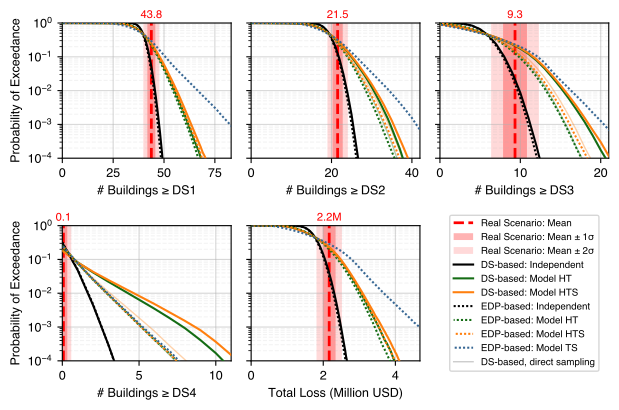

Write Python code to recreate this figure.
#!/usr/bin/env python3
# -*- coding: utf-8 -*-
"""
Copy of validation_Comparison-Geomean-multiDS-DSallpanel-Uncertainty.py in
which the DS-based correlated case is no longer a single Model H curve: any of
the DS-based models

    H   : (1 - tau2) * exp(-(d / c2)^c1) + tau2 * delta_ij
    HT  : exp(-(d / c2)^c1) * exp(-|T_i - T_j| / c4)                      (no nugget)
    HTS : exp(-(d / c2)^c1)
          * [c3 * exp(-|T_i - T_j| / c4) + (1 - c3) * exp(-|Say_i - Say_j| / c5)]  (no nugget)

can be shown, side by side, in each damage-state panel and in the loss panel
(PANEL_CURVES below), next to the EDP-based models (Independent, HT, HTS, TS).

Each DS-based model is simulated as its own full DS1 -> DS4 chain (the
sequential conditional sampling needs a correlation matrix at every damage
state, and so do the losses), with the parameters of that model at each damage
state taken from DS_PARAMS. Parameters still marked dummy=True are placeholders
until the model is fitted for that damage state; they print a warning.

Colors follow the model, not the approach: the same model (e.g. HT) has the
same color in every panel, solid for DS-based and dotted for EDP-based.

The nested Monte Carlo (outer building-assignment draws, inner N-iteration
simulation, curves averaged across draws, real-scenario mean +/- 1, 2 sigma
bands) is the same as in the original script.

Direct-sampling check (this copy of ...-Uncertainty-HT-HTS.py): in every DS
panel above DS1, each DS-based correlated model is also simulated by direct
sampling, without the sequential conditional approach,

    X ~ MVN(0, rho_k),   building i >= DS_k  iff  Phi(X_i) < p_k,

with rho_k that model's DS_k correlation used as is, and drawn faintly behind
the sequential curve (same color, alpha DIRECT_ALPHA) to show the impact of
the methodology. DS1 is left out (the first stage of the sequential sampling
is already a direct draw), and so are the losses (they need one joint DS
assignment across all levels, which per-level direct draws do not give).
"""

import time
import pandas as pd
from pathlib import Path
import numpy as np
import json
import random
import math
import matplotlib.pyplot as plt
from matplotlib.lines import Line2D
from matplotlib.patches import Patch
from scipy.stats import norm
import matplotlib as mpl

ROOT = Path(__file__).resolve().parents[2]
DATA = ROOT / "data"


def cholesky_with_jitter(K, initial_jitter=1e-12, max_tries=10):
    K = (K + K.T) / 2  # enforce symmetry
    jitter = initial_jitter
    for _ in range(max_tries):
        try:
            L = np.linalg.cholesky(K + jitter * np.eye(K.shape[0]))
            return L, jitter
        except np.linalg.LinAlgError:
            jitter *= 10
    raise np.linalg.LinAlgError("Cholesky failed even after adding jitter.")

def nearest_correlation_matrix(A, tol=1e-8):
    A = (A + A.T) / 2  # enforce symmetry
    eigvals, eigvecs = np.linalg.eigh(A)
    eigvals[eigvals < tol] = tol
    # macOS Accelerate's BLAS matmul raises spurious divide/overflow/invalid
    # RuntimeWarnings on some inputs even though the result has no NaN/Inf;
    # verified separately, so they are suppressed here rather than masking
    # an assertion that would catch a genuine problem.
    with np.errstate(divide='ignore', over='ignore', invalid='ignore'):
        B = eigvecs @ np.diag(eigvals) @ eigvecs.T
    D = np.sqrt(np.diag(B))
    C = B / np.outer(D, D)
    assert np.isfinite(C).all(), "nearest_correlation_matrix produced non-finite entries"
    return C

_GL_NODES, _GL_WEIGHTS = np.polynomial.legendre.leggauss(32)
_GL_NODES = 0.5 * (_GL_NODES + 1.0)      # rescale [-1,1] -> [0,1]
_GL_WEIGHTS = 0.5 * _GL_WEIGHTS

def bivariate_normal_cdf(h, k, rho):
    """Phi_2(h,k;rho) via Plackett's identity d(Phi_2)/d(rho) = phi_2(h,k;rho),
    integrated from 0 to rho with fixed-node Gauss-Legendre quadrature.
    h, k, rho broadcast together (e.g. all same-shape matrices)."""
    h = np.asarray(h, dtype=float)
    k = np.asarray(k, dtype=float)
    rho = np.clip(np.asarray(rho, dtype=float), -1 + 1e-12, 1 - 1e-12)

    t = rho[..., None] * _GL_NODES  # (..., Q)
    h_ = h[..., None]
    k_ = k[..., None]
    denom = 1.0 - t ** 2
    density = np.exp(-(h_ ** 2 + k_ ** 2 - 2 * t * h_ * k_) / (2 * denom)) / (2 * np.pi * np.sqrt(denom))
    integral = rho[..., None] * density  # dt = rho * ds, ds weight applied below via _GL_WEIGHTS
    correction = np.sum(integral * _GL_WEIGHTS, axis=-1)

    return norm.cdf(h) * norm.cdf(k) + correction

def solve_stage_correlation(x_a, x_b, target, feasible_bound, lo=-1 + 1e-9, hi=1 - 1e-9, n_iter=50):
    """Vectorized bisection solving Phi_2(x_a,x_b;rho)=target for rho, elementwise.
    Where target exceeds feasible_bound, rho is set to 1 instead (Eq. stage_feasibility)."""
    lo_arr = np.full_like(target, lo)
    hi_arr = np.full_like(target, hi)
    for _ in range(n_iter):
        mid = 0.5 * (lo_arr + hi_arr)
        val = bivariate_normal_cdf(x_a, x_b, mid)
        below = val < target
        lo_arr = np.where(below, mid, lo_arr)
        hi_arr = np.where(below, hi_arr, mid)
    rho = 0.5 * (lo_arr + hi_arr)
    infeasible = target > feasible_bound
    return np.where(infeasible, 1.0, rho)

def pairwise_haversine(lat, lon, R=6371.0):
    """Matrix of great-circle distances (km) between all sites; same formula
    as the scalar haversine of the original script."""
    phi = np.radians(lat)
    lam = np.radians(lon)
    dphi = phi[None, :] - phi[:, None]
    dlam = lam[None, :] - lam[:, None]
    a = np.sin(dphi / 2) ** 2 + np.cos(phi)[:, None] * np.cos(phi)[None, :] * np.sin(dlam / 2) ** 2
    d = R * 2 * np.arctan2(np.sqrt(a), np.sqrt(np.clip(1 - a, 0, None)))
    np.fill_diagonal(d, 0.0)
    return d


N = 10000                # inner Monte Carlo iterations per scenario draw (Part I: 10,000)
N_OUTER_DRAWS = 100     # outer scenario (building-assignment) draws
BASE_SEED = 1000         # rng seed for draw 0; draw d uses BASE_SEED + d (scenario and inner simulation)


IM = "AvgSa2"
n_bst = 1  # number of buildings randomly assigned per site

replacement_cost = 252612.0  # Obtained from GEM 2026 Exposure model for CR/LFM/CDM+ERM/H:4/RES

#Damage Threholds
damage_threshold_1 = 0.5
damage_threshold_2 = 1.0
damage_threshold_3 = 2.0
collapse_threshold = 5.0

#Loss ratios
LR_1 = 0.05
LR_2 = 0.15
LR_3 = 0.60
LR_collapse = 1.0
LR_map = np.array([0.0, LR_1, LR_2, LR_3, LR_collapse])


# ===========================================================================
# WHICH CURVES TO SHOW
# ===========================================================================
# Curve ids: "DS:Independent", "DS:HT", "DS:HTS",
#            "EDP:Independent", "EDP:HT", "EDP:HTS", "EDP:TS"
# Per damage-state panel (1-4) and for the loss panel ("loss"). A DS-based model
# listed anywhere is simulated over the full DS1 -> DS4 chain, so it needs
# parameters (fitted or dummy) at every damage state in DS_PARAMS.
PANEL_CURVES = {
    1:      ["DS:Independent", "DS:HT", "DS:HTS", "EDP:Independent", "EDP:HT", "EDP:HTS", "EDP:TS"],
    2:      ["DS:Independent", "DS:HT", "DS:HTS", "EDP:Independent", "EDP:HT", "EDP:HTS", "EDP:TS"],
    3:      ["DS:Independent", "DS:HT", "DS:HTS", "EDP:Independent", "EDP:HT", "EDP:HTS", "EDP:TS"],
    4:      ["DS:Independent", "DS:HT", "DS:HTS", "EDP:Independent", "EDP:HT", "EDP:HTS", "EDP:TS"],
    "loss": ["DS:Independent", "DS:HT", "DS:HTS", "EDP:Independent", "EDP:HT", "EDP:HTS", "EDP:TS"],
}


# ===========================================================================
# DS-BASED MODEL PARAMETERS (per damage state)
# ===========================================================================
# dummy=True marks placeholders until the model is fitted for that damage
# state: replace the values and delete dummy=True.
#   H   : c2 (km), c1, tau2
#   HT  : c2 (km), c1, c4 (s)
#   HTS : c2 (km), c1, c4 (s), c5 (g), c3
# Dummy defaults are the prior means (c2 15 km, c1 1, c4 0.179 s,
# c5 0.171 g, c3 0.75).


DS_PARAMS = {   # Part I Table 4 = Part II Table 6 (posterior means); DS4 uses the DS1 model (no DS4 fit)
    1: {"HT":  dict(c2=26.99, c1=0.151, c4=0.107, dummy=False),
        "HTS": dict(c2=30.07, c1=0.192, c4=0.157, c5=0.158, c3=0.691, dummy=False)},
    2: {"HT":  dict(c2=19.39, c1=0.619, c4=0.114, dummy=False),
        "HTS": dict(c2=23.72, c1=0.585, c4=0.156, c5=0.148, c3=0.687, dummy=False)},
    3: {"HT":  dict(c2=13.07, c1=0.673, c4=0.153, dummy=False),
        "HTS": dict(c2=19.88, c1=0.846, c4=0.200, c5=0.151, c3=0.654, dummy=False)},
    4: {"HT":  dict(c2=26.99, c1=0.151, c4=0.107, dummy=False),
        "HTS": dict(c2=30.07, c1=0.192, c4=0.157, c5=0.158, c3=0.691, dummy=False)},
}
# The EDP-based simulations draw collapse (DS4) from the DS-based DS4
# correlation of this model (the original script used Model H DS4).
EDP_COLLAPSE_DS_MODEL = "HT"


# ===========================================================================
# EDP-BASED MODEL PARAMETERS
# ===========================================================================
EDP_PARAMS = {   # Part I Table 4 = Part II Table 5 (posterior means); TS from the deterministic fit
    "HT":  dict(c2=41.87, c1=0.149, c4=0.127),
    "HTS": dict(c2=58.48, c1=0.252, c3=0.704, c4=0.159, c5=0.134),
    "TS":  dict(c3=0.855, c4=0.179, c5=0.171),
}


# ===========================================================================
# STYLE: one color per model, solid = DS-based, dotted = EDP-based
# ===========================================================================
MODEL_COLORS = {"Independent": "k", "H": "#B0527A", "HT": "#146c14", "HTS": "#ff7f0e", "TS": "#366693"}
# The EDP-based curves are all dotted with the same (1, 1) dot/gap period;
# staggering each model's offset by a quarter of the period keeps nearby
# curves' dots interleaved instead of coincident.
EDP_DOT_OFFSET = {"Independent": 0.0, "HT": 0.5, "HTS": 1.0, "TS": 1.5}
CURVE_ORDER = ["DS:Independent", "DS:HT", "DS:HTS",
               "EDP:Independent", "EDP:HT", "EDP:HTS", "EDP:TS"]

# Direct sampling (no sequential conditioning) of the DS-based correlated models:
# True = simulate it for DS2-DS4 and draw it behind the sequential curves (same color, alpha
# below); False = skip it (no extra run time). Never done for DS1, where it coincides with the
# sequential sampling (its first stage is already a direct draw).
DIRECT_SAMPLING = True
DIRECT_LEVELS = (2, 3, 4) if DIRECT_SAMPLING else ()
DIRECT_ALPHA = 0.35
DIRECT_LW = 1.0      # line width of the direct-sampling curves (sequential curves: 1.5)
DIRECT_CHUNK = 20000   # iterations per matrix product in the direct sampling (memory)

# x-axis LIMIT of each panel (the axes stay in # buildings and Million USD):
#   "data"     : around the real-scenario counts, or where the curves vanish (DS panels);
#                20 x replacement cost (loss panel) -- the original rule
#   "expected" : X_LIMIT_FACTOR x the expected value under independence (sum_i P(DS >= k), and the
#                expected loss), averaged over the allocations
#   "ref"      : where the curve XLIM_REF_CURVE falls to XLIM_REF_PROB (falls back to "data" if that
#                curve is not computed)
XLIM_MODE      = {1: "ref", 2: "ref", 3: "ref", 4: "data", "loss": "ref"}
XLIM_REF_CURVE = "EDP:TS"
XLIM_REF_PROB  = 1e-3
X_LIMIT_FACTOR = {1: 3.0,    2: 3.0,    3: 4.0,        4: 3.0,        "loss": 3.0}
X_LIMIT_MIN = 5        # "expected" mode, DS panels: at least this many buildings (DS4 expects < 1)


def curve_style(curve_id):
    approach, model = curve_id.split(":")
    linestyle = "-" if approach == "DS" else (EDP_DOT_OFFSET[model], (1, 1))
    label = f"{approach}-based: " + ("Independent" if model == "Independent" else f"Model {model}")
    return dict(label=label, linestyle=linestyle, color=MODEL_COLORS[model])


# --- validate the selection and warn about dummy parameters ---
_panels = [1, 2, 3, 4, "loss"]
for _p in _panels:
    for _cid in PANEL_CURVES[_p]:
        if _cid not in CURVE_ORDER:
            raise ValueError(f"panel {_p}: unknown curve {_cid!r}; choose from {CURVE_ORDER}")
SHOWN = [c for c in CURVE_ORDER if any(c in PANEL_CURVES[p] for p in _panels)]
DS_CHAIN_MODELS = [c.split(":")[1] for c in SHOWN if c.startswith("DS:") and c != "DS:Independent"]
EDP_CORR_MODELS = [c.split(":")[1] for c in SHOWN if c.startswith("EDP:") and c != "EDP:Independent"]

for _m in DS_CHAIN_MODELS + [EDP_COLLAPSE_DS_MODEL]:
    for _lvl in (1, 2, 3, 4):
        if DS_PARAMS[_lvl].get(_m) is None:
            raise ValueError(f"DS-based Model {_m} is needed at DS{_lvl} but DS_PARAMS[{_lvl}]['{_m}'] is missing")
_dummies = sorted({(_lvl, _m) for _m in DS_CHAIN_MODELS + [EDP_COLLAPSE_DS_MODEL]
                   for _lvl in (1, 2, 3, 4) if DS_PARAMS[_lvl][_m].get("dummy", False)})
for _lvl, _m in _dummies:
    print(f"WARNING: DS-based Model {_m} at DS{_lvl} uses DUMMY parameters {DS_PARAMS[_lvl][_m]}", flush=True)


def ds_correlation_matrix(model, level, H, dT, dS):
    """DS-based correlation matrix at damage state `level` for `model`, given
    the site distance (H), period-difference (dT) and Say-difference (dS) matrices."""
    prm = DS_PARAMS[level][model]
    if model == "H":
        cs = np.exp(-1.0 * (H / prm["c2"]) ** prm["c1"])
        return (1.0 - prm["tau2"]) * cs + prm["tau2"] * np.eye(len(H))
    spatial = np.exp(-1.0 * (H / prm["c2"]) ** prm["c1"])
    if model == "HT":
        return spatial * np.exp(-dT / prm["c4"])
    return spatial * (prm["c3"] * np.exp(-dT / prm["c4"]) + (1.0 - prm["c3"]) * np.exp(-dS / prm["c5"]))


def edp_correlation_matrix(model, H, dT, dS):
    prm = EDP_PARAMS[model]
    if model == "HT":
        return np.exp(-1.0 * (H / prm["c2"]) ** prm["c1"]) * np.exp(-dT / prm["c4"])
    if model == "HTS":
        return np.exp(-1.0 * (H / prm["c2"]) ** prm["c1"]) * (
            prm["c3"] * np.exp(-dT / prm["c4"]) + (1 - prm["c3"]) * np.exp(-dS / prm["c5"]))
    return prm["c3"] * np.exp(-dT / prm["c4"]) + (1 - prm["c3"]) * np.exp(-dS / prm["c5"])   # TS


# Load CSV
df = pd.read_csv(DATA/"events"/"northridge"/"epsilon-2D"/"AvgSa2"/"eps_PSD-geomean.csv")

with open(DATA/"portfolio"/"bilinear_results.json", "r") as f:
    bilinear = json.load(f)

with open(DATA/"portfolio"/"modal_results.json", "r") as f:
    modal = json.load(f)

with open(DATA/"events"/"northridge"/"northridge_results-2D.json", "r") as f:
    nlth = json.load(f)

with open(DATA/"models"/"downstream"/f'fragility_{damage_threshold_1}.json', "r") as f:
    frag1 = json.load(f)

with open(DATA/"models"/"downstream"/f'fragility_{damage_threshold_2}.json', "r") as f:
    frag2 = json.load(f)

with open(DATA/"models"/"downstream"/f'fragility_{damage_threshold_3}.json', "r") as f:
    frag3 = json.load(f)

with open(DATA/"models"/"downstream"/f'fragility_{collapse_threshold}.json', "r") as f:
    frag4 = json.load(f)

with open(DATA/"models"/"downstream"/"demand_intensity.json", "r") as f:
    d_i = json.load(f)

mu1, beta1 = frag1[IM]["mu"], frag1[IM]["beta"]
mu2, beta2 = frag2[IM]["mu"], frag2[IM]["beta"]
mu3, beta3 = frag3[IM]["mu"], frag3[IM]["beta"]
mu4, beta4 = frag4[IM]["mu"], frag4[IM]["beta"]

intercept = d_i[IM]["intercept"]
slope = d_i[IM]["slope"]
beta = d_i[IM]["beta"]

RSNs = [str(int(line['RSN'])) for _, line in df.iterrows()]
LATS = df['latitude'].to_numpy()
LONS = df['longitude'].to_numpy()


def build_scenario(rng):
    """Draw one building assignment (one per site) and return the resulting
    scenario DataFrame. `rng` is a random.Random instance so each outer draw
    can use its own independent, reproducible stream."""
    rows = {"RSN": [], "latitude": [], "longitude": [], "IM": [],
            "PSD_real": [], "Period": [], "Say": []}
    for RSN, lat, lon in zip(RSNs, LATS, LONS):
        for _ in range(n_bst):
            building_number = rng.randint(1, 80)
            building = "Building_{}".format(building_number)
            IM_1 = nlth[building][RSN]['dir_1']["IM_data"][IM]
            IM_2 = nlth[building][RSN]['dir_2']["IM_data"][IM]
            PSD_1 = nlth[building][RSN]['dir_1']["max_psd"]
            PSD_2 = nlth[building][RSN]['dir_2']["max_psd"]
            rows["RSN"].append(RSN)
            rows["latitude"].append(lat)
            rows["longitude"].append(lon)
            rows["IM"].append((IM_1 * IM_2) ** 0.5)
            rows["PSD_real"].append((PSD_1 * PSD_2) ** 0.5)
            rows["Say"].append(bilinear[building]["X"]["force"][1])
            rows["Period"].append(modal[building]["MX"]["period"])
    return pd.DataFrame(rows)


def edp_ds(edp):
    ds = np.zeros(edp.shape, dtype=int)
    ds[edp > damage_threshold_1] = 1
    ds[edp > damage_threshold_2] = 2
    ds[edp > damage_threshold_3] = 3
    ds[edp > collapse_threshold] = 4
    return ds

def edp_full_ds(edp, collapsed):
    return np.where(collapsed, 4, edp_ds(edp))

def edp_losses(edp, collapsed):
    return replacement_cost * LR_map[edp_full_ds(edp, collapsed)].sum(axis=0)

def edp_damaged_DS(edp, collapsed, level):
    return np.sum(edp_full_ds(edp, collapsed) >= level, axis=0)


_EPS = 1e-10
def _clip01(p): return np.clip(p, _EPS, 1 - _EPS)


def stage_sigmas(delta_levels, p_levels):
    """Latent correlation matrices Sigma_X[1..4] of the sequential (stage-wise)
    DS sampling, from the DS-level correlations delta_levels[1..4]."""
    Sigma_X = [None] * 5
    Sigma_X[1] = nearest_correlation_matrix(delta_levels[1])
    for k in (2, 3, 4):
        p_k, p_km1 = p_levels[k], p_levels[k - 1]
        delta_k, delta_km1 = delta_levels[k], delta_levels[k - 1]
        ppf_pk = norm.ppf(_clip01(p_k))
        ppf_pkm1 = norm.ppf(_clip01(p_km1))
        J_k = bivariate_normal_cdf(ppf_pk[:, None], ppf_pk[None, :], delta_k)
        J_km1 = bivariate_normal_cdf(ppf_pkm1[:, None], ppf_pkm1[None, :], delta_km1)
        target_ratio = J_k / np.maximum(J_km1, _EPS)
        ratio_a = _clip01(p_k / p_km1)
        x_a = norm.ppf(ratio_a)
        feasible_bound = np.minimum(ratio_a[:, None], ratio_a[None, :])
        tilde_delta = solve_stage_correlation(x_a[:, None], x_a[None, :], target_ratio, feasible_bound)
        np.fill_diagonal(tilde_delta, 1.0)
        Sigma_X[k] = nearest_correlation_matrix(tilde_delta)
    return Sigma_X


def simulate_ds_chain(Sigma_X, p_levels, n):
    """Correlated DS-based case: sequential conditional sampling over DS1..DS4.
    Returns the final damage state of every site in every iteration, (n, N)."""
    L1_full, _ = cholesky_with_jitter(Sigma_X[1])
    final_DS = np.zeros((n, N), dtype=int)
    with np.errstate(divide='ignore', over='ignore', invalid='ignore'):
        for it in range(N):
            current_DS = np.zeros(n, dtype=int)
            active_idx = np.arange(n)
            for k in (1, 2, 3, 4):
                if len(active_idx) == 0:
                    break
                if k == 1:
                    L_active = L1_full
                else:
                    Sigma_active = Sigma_X[k][np.ix_(active_idx, active_idx)]
                    L_active, _ = cholesky_with_jitter(Sigma_active)
                Xn = norm.ppf(np.random.rand(len(active_idx)))
                Xc = L_active @ Xn
                U = norm.cdf(Xc)
                ratio_k = p_levels[k][active_idx] / p_levels[k - 1][active_idx]
                advance = U <= ratio_k
                current_DS[active_idx[advance]] = k
                active_idx = active_idx[advance]
            final_DS[:, it] = current_DS
    return final_DS


def simulate_ds_direct(delta_k, p_k, n):
    """Direct sampling at one damage state, without the sequential conditional
    approach: X ~ MVN(0, delta_k), building i >= DS_k iff Phi(X_i) < p_k.
    Returns the number of buildings >= DS_k in every iteration, (N,)."""
    L, _ = cholesky_with_jitter(nearest_correlation_matrix(delta_k))
    counts = np.zeros(N, dtype=int)
    with np.errstate(divide='ignore', over='ignore', invalid='ignore'):
        for start in range(0, N, DIRECT_CHUNK):
            m = min(DIRECT_CHUNK, N - start)
            # own random stream (set per outer draw), so the sequential curves
            # are identical to those of ...-Uncertainty-HT-HTS.py
            Xc = L @ direct_rng.standard_normal((n, m))
            counts[start:start + m] = np.sum(norm.cdf(Xc) < p_k[:, None], axis=0)
    return counts


def run_pipeline(scenario, d_values, loss_values):
    """Everything that's conditional on one scenario draw: fragility
    probabilities, correlation matrices, and the full N-iteration Monte Carlo
    simulation for every curve in SHOWN. Curves are evaluated on the shared
    `d_values`/`loss_values` grids (fixed across draws) so they can be
    averaged directly across outer draws.
    Returns real values for this draw plus per-draw curves
    {level: {curve_id: curve}} and {curve_id: loss curve}."""
    n = len(scenario)
    lat = scenario["latitude"].to_numpy()
    lon = scenario["longitude"].to_numpy()
    T = scenario["Period"].to_numpy()
    Say = scenario["Say"].to_numpy()
    IM_vals = scenario["IM"].to_numpy()
    PSD_real = scenario["PSD_real"].to_numpy()

    im = np.log(IM_vals)
    p1 = norm.cdf(im, loc=mu1, scale=beta1)
    p2 = norm.cdf(im, loc=mu2, scale=beta2)
    p3 = norm.cdf(im, loc=mu3, scale=beta3)
    p4 = norm.cdf(im, loc=mu4, scale=beta4)
    p_levels = [np.ones(n), p1, p2, p3, p4]

    # "Real"/observed values for this draw
    real_D1 = np.sum((PSD_real > damage_threshold_1) & (PSD_real <= damage_threshold_2))
    real_D2 = np.sum((PSD_real > damage_threshold_2) & (PSD_real <= damage_threshold_3))
    real_D3 = np.sum((PSD_real > damage_threshold_3) & (PSD_real <= collapse_threshold))
    real_D4 = np.sum(PSD_real > collapse_threshold)
    real_loss = replacement_cost * (real_D1*LR_1 + real_D2*LR_2 + real_D3*LR_3 + real_D4*LR_collapse)
    real_DS_count = {
        1: real_D1 + real_D2 + real_D3 + real_D4,
        2: real_D2 + real_D3 + real_D4,
        3: real_D3 + real_D4,
        4: real_D4,
    }

    # Distance, period and Say differences between all sites
    H = pairwise_haversine(lat, lon)
    dT = np.abs(T[:, None] - T[None, :])
    dS = np.abs(Say[:, None] - Say[None, :])

    damaged = {}   # curve_id -> {level: (N,) count of buildings >= level}
    losses = {}    # curve_id -> (N,) total loss

    # ---- independent DS-based case ----
    results_ind_DS0 = np.zeros((n, N)); results_ind_DS1 = np.zeros((n, N))
    results_ind_DS2 = np.zeros((n, N)); results_ind_DS3 = np.zeros((n, N))
    for it in range(N):
        U_ind = norm.cdf(norm.ppf(np.random.rand(n)))
        results_ind_DS0[:, it] = (U_ind < p1).astype(int)
        results_ind_DS1[:, it] = (U_ind < p2).astype(int)
        results_ind_DS2[:, it] = (U_ind < p3).astype(int)
        results_ind_DS3[:, it] = (U_ind < p4).astype(int)

    exclusive_DS1 = results_ind_DS0 - results_ind_DS1
    exclusive_DS2 = results_ind_DS1 - results_ind_DS2
    exclusive_DS3 = results_ind_DS2 - results_ind_DS3
    exclusive_collapse = results_ind_DS3

    losses["DS:Independent"] = replacement_cost * (
        LR_1*np.sum(exclusive_DS1, axis=0) + LR_2*np.sum(exclusive_DS2, axis=0)
        + LR_3*np.sum(exclusive_DS3, axis=0) + LR_collapse*np.sum(exclusive_collapse, axis=0)
    )
    damaged["DS:Independent"] = {
        1: np.sum(results_ind_DS0, axis=0), 2: np.sum(results_ind_DS1, axis=0),
        3: np.sum(results_ind_DS2, axis=0), 4: np.sum(results_ind_DS3, axis=0),
    }

    # ---- correlated DS-based cases: one full DS1 -> DS4 chain per model ----
    damaged_direct = {}   # model -> {level: (N,) count of buildings >= level}, direct sampling
    for model in DS_CHAIN_MODELS:
        delta_levels = [None] + [ds_correlation_matrix(model, k, H, dT, dS) for k in (1, 2, 3, 4)]
        final_DS = simulate_ds_chain(stage_sigmas(delta_levels, p_levels), p_levels, n)
        losses[f"DS:{model}"] = replacement_cost * LR_map[final_DS].sum(axis=0)
        damaged[f"DS:{model}"] = {level: np.sum(final_DS >= level, axis=0) for level in (1, 2, 3, 4)}
        damaged_direct[model] = {k: simulate_ds_direct(delta_levels[k], p_levels[k], n) for k in DIRECT_LEVELS}

    # ---- EDP-based cases ----
    L_edp = {model: cholesky_with_jitter(edp_correlation_matrix(model, H, dT, dS))[0] for model in EDP_CORR_MODELS}
    Sigma_collapse = nearest_correlation_matrix(ds_correlation_matrix(EDP_COLLAPSE_DS_MODEL, 4, H, dT, dS))
    L_collapse, _ = cholesky_with_jitter(Sigma_collapse)

    mean_ln_edp = intercept + slope * im

    results_ind_edp = np.zeros((n, N))
    results_corr_edp = {model: np.zeros((n, N)) for model in EDP_CORR_MODELS}
    collapse_ind = np.zeros((n, N), dtype=bool); collapse_corr = np.zeros((n, N), dtype=bool)

    with np.errstate(divide='ignore', over='ignore', invalid='ignore'):
        for it in range(N):
            eps_ind = norm.ppf(np.random.rand(n)) * beta
            results_ind_edp[:, it] = np.exp(mean_ln_edp + eps_ind)
            # same standard-normal draw for every EDP model (common random numbers)
            for model in EDP_CORR_MODELS:
                results_corr_edp[model][:, it] = np.exp(mean_ln_edp + L_edp[model] @ eps_ind)

            Xc = norm.ppf(np.random.rand(n))
            collapse_ind[:, it] = norm.cdf(Xc) < p4
            collapse_corr[:, it] = norm.cdf(L_collapse @ Xc) < p4

    losses["EDP:Independent"] = edp_losses(results_ind_edp, collapse_ind)
    damaged["EDP:Independent"] = {level: edp_damaged_DS(results_ind_edp, collapse_ind, level) for level in (1, 2, 3, 4)}
    for model in EDP_CORR_MODELS:
        losses[f"EDP:{model}"] = edp_losses(results_corr_edp[model], collapse_corr)
        damaged[f"EDP:{model}"] = {level: edp_damaged_DS(results_corr_edp[model], collapse_corr, level)
                                   for level in (1, 2, 3, 4)}

    # ---- curves on the shared grids (so different draws can be averaged) ----
    curves_by_level = {level: {cid: np.array([np.mean(damaged[cid][level] > d) for d in d_values])
                               for cid in SHOWN}
                       for level in (1, 2, 3, 4)}
    loss_curves = {cid: np.array([np.mean(losses[cid] > l) for l in loss_values]) for cid in SHOWN}
    direct_curves_by_level = {level: {model: np.array([np.mean(damaged_direct[model][level] > d) for d in d_values])
                                      for model in DS_CHAIN_MODELS}
                              for level in DIRECT_LEVELS}

    # expected values under independence for this allocation (used by XLIM_MODE = "expected")
    expected_DS_count = {k: float(p_levels[k].sum()) for k in (1, 2, 3, 4)}
    expected_loss = float(replacement_cost * np.sum(LR_1 * (p1 - p2) + LR_2 * (p2 - p3)
                                                    + LR_3 * (p3 - p4) + LR_collapse * p4))

    return dict(real_loss=real_loss, real_DS_count=real_DS_count,
                expected_DS_count=expected_DS_count, expected_loss=expected_loss,
                curves_by_level=curves_by_level, loss_curves=loss_curves,
                direct_curves_by_level=direct_curves_by_level)


# ------------------------------------------------------------------
# Fixed shared grids, computed once so every outer draw's curves line up
# and can be averaged elementwise into a mixture distribution.
# ------------------------------------------------------------------
scenario0 = build_scenario(random.Random(BASE_SEED))
n_total = len(scenario0)
d_values = np.arange(0, n_total + 1)
up_xlim = 20 * replacement_cost
loss_values = np.linspace(0, 3 * up_xlim, 600)   # same resolution as before, wider so any x-limit fits

print(f"Curves: {SHOWN}")
print(f"DS-based chains simulated: {DS_CHAIN_MODELS}; EDP collapse correlation: DS4 Model {EDP_COLLAPSE_DS_MODEL}")

# ------------------------------------------------------------------
# Nested Monte Carlo: redraw the scenario N_OUTER_DRAWS times, rerunning
# the full correlation-matrix + N-iteration simulation pipeline each time.
# ------------------------------------------------------------------
real_loss_draws = np.zeros(N_OUTER_DRAWS)
expected_loss_draws = np.zeros(N_OUTER_DRAWS)
expected_DS_count_draws = {level: np.zeros(N_OUTER_DRAWS) for level in (1, 2, 3, 4)}
real_DS_count_draws = {level: np.zeros(N_OUTER_DRAWS) for level in (1, 2, 3, 4)}
curves_by_level_draws = {level: {cid: [] for cid in SHOWN} for level in (1, 2, 3, 4)}
loss_curves_draws = {cid: [] for cid in SHOWN}
direct_curves_draws = {level: {model: [] for model in DS_CHAIN_MODELS} for level in DIRECT_LEVELS}

t_start = time.time()
for draw in range(N_OUTER_DRAWS):
    np.random.seed(BASE_SEED + draw)   # inner simulation reproducible per draw
    direct_rng = np.random.default_rng([BASE_SEED, draw])   # direct-sampling stream
    scenario_d = scenario0 if draw == 0 else build_scenario(random.Random(BASE_SEED + draw))
    result = run_pipeline(scenario_d, d_values, loss_values)

    real_loss_draws[draw] = result["real_loss"]
    expected_loss_draws[draw] = result["expected_loss"]
    for level in (1, 2, 3, 4):
        expected_DS_count_draws[level][draw] = result["expected_DS_count"][level]
    for level in (1, 2, 3, 4):
        real_DS_count_draws[level][draw] = result["real_DS_count"][level]
        for cid in SHOWN:
            curves_by_level_draws[level][cid].append(result["curves_by_level"][level][cid])
    for cid in SHOWN:
        loss_curves_draws[cid].append(result["loss_curves"][cid])
    for level in DIRECT_LEVELS:
        for model in DS_CHAIN_MODELS:
            direct_curves_draws[level][model].append(result["direct_curves_by_level"][level][model])

    print(f'draw {draw+1}/{N_OUTER_DRAWS} done ({time.time()-t_start:.0f}s elapsed, '
          f'real_loss={result["real_loss"]:,.0f})', flush=True)

curves_by_level_avg = {level: {cid: np.mean(np.stack(curves_by_level_draws[level][cid]), axis=0) for cid in SHOWN}
                       for level in (1, 2, 3, 4)}
loss_curves_avg = {cid: np.mean(np.stack(loss_curves_draws[cid]), axis=0) for cid in SHOWN}
direct_curves_avg = {level: {model: np.mean(np.stack(direct_curves_draws[level][model]), axis=0)
                             for model in DS_CHAIN_MODELS}
                     for level in DIRECT_LEVELS}

print(f'Real loss over {N_OUTER_DRAWS} nested draws: '
      f'mean={np.mean(real_loss_draws):,.0f}  std={np.std(real_loss_draws):,.0f}  '
      f'[{np.min(real_loss_draws):,.0f}, {np.max(real_loss_draws):,.0f}]')
print(f'Real # buildings >= DS1..DS4 (mean over draws): '
      f'{[round(np.mean(real_DS_count_draws[l]), 1) for l in (1,2,3,4)]}')

# ------------------------------------------------------------------
# Panel x-axis zoom: around the real-count draws when informative; fall
# back to the simulated max otherwise (e.g. DS4/collapse draws are mostly
# 0 with only rare non-zero counts, so their mean is a small fraction --
# 2x that would collapse the axis to a sliver rather than showing the
# actual, integer-valued spread of the draws).
# ------------------------------------------------------------------
def curve_support_max(curve_set, grid, threshold=1e-4):
    """Largest grid point where any of the shown averaged curves is still
    above `threshold` -- stand-in for "simulated max" now that only the
    averaged exceedance curves are kept, not each draw's raw per-iteration counts."""
    above = np.any(curve_set > threshold, axis=0)
    return grid[np.max(np.nonzero(above))] if np.any(above) else grid[-1]

xlim_by_level = {}
for level in (1, 2, 3, 4):
    mean_real_DS_count = np.mean(real_DS_count_draws[level])
    max_real_DS_count = np.max(real_DS_count_draws[level])
    if mean_real_DS_count >= 1:
        xlim_by_level[level] = max(2 * mean_real_DS_count, 1.2 * max_real_DS_count)
    else:
        shown = np.stack([curves_by_level_avg[level][cid] for cid in PANEL_CURVES[level]])
        xlim_by_level[level] = max(1, int(curve_support_max(shown, d_values)))
xlim_loss = up_xlim


def ref_limit(curve, grid):
    """First grid value where the reference curve is <= XLIM_REF_PROB (grid max if never)."""
    below = np.nonzero(curve <= XLIM_REF_PROB)[0]
    return grid[below[0]] if len(below) else grid[-1]


for level in (1, 2, 3, 4):
    if XLIM_MODE[level] == "ref" and XLIM_REF_CURVE in SHOWN:
        xlim_by_level[level] = max(1, float(ref_limit(curves_by_level_avg[level][XLIM_REF_CURVE], d_values)))
if XLIM_MODE["loss"] == "ref" and XLIM_REF_CURVE in SHOWN:
    xlim_loss = float(ref_limit(loss_curves_avg[XLIM_REF_CURVE], loss_values))
for level in (1, 2, 3, 4):
    if XLIM_MODE[level] == "expected":
        xlim_by_level[level] = max(X_LIMIT_FACTOR[level] * np.mean(expected_DS_count_draws[level]), X_LIMIT_MIN)
if XLIM_MODE["loss"] == "expected":
    xlim_loss = X_LIMIT_FACTOR["loss"] * np.mean(expected_loss_draws)
print(f"x-limits (ref = {XLIM_REF_CURVE} at P = {XLIM_REF_PROB:g}): "
      + ", ".join(f"DS{l} {xlim_by_level[l]:.1f} ({XLIM_MODE[l]})" for l in (1, 2, 3, 4))
      + f", loss {xlim_loss / 1e6:.2f}M ({XLIM_MODE['loss']}) | expected under independence: "
      + ", ".join(f"DS{l} {np.mean(expected_DS_count_draws[l]):.2f}" for l in (1, 2, 3, 4))
      + f", loss {np.mean(expected_loss_draws) / 1e6:.2f}M")

# ------------------------------------------------------------------
# Merged 2x3 A4-sized figure:
#   [ DS1 ] [ DS2 ] [ DS3 ]
#   [ DS4 ] [ Loss ] [ legend ]
#
# The "real scenario" reference uncertainty is drawn as a classic mean
# +/- 1,2 std fan (add_std_bands) -- preferred over an earlier
# density/KDE-based band for being simpler to read at a glance, even
# though it assumes symmetry and hides the actual shape of the draws.
# ------------------------------------------------------------------

mpl.rcParams['font.family'] = 'Helvetica'

# One consistent reference-line style/label across all 5 panels (its x
# position differs per panel, but the shared legend just needs one entry).
ref_style = dict(color='red', linestyle='--', linewidth=2, label="Real Scenario: Mean")


def add_std_bands(ax, draws, color='red', alpha_2sigma=0.15, alpha_1sigma=0.30):
    """Mean +/- 1,2 sigma fan: two flat-shaded spans (2 sigma lighter, 1
    sigma darker), using the sample standard deviation (ddof=1) since
    these are estimated from a finite sample of N_OUTER_DRAWS Monte Carlo
    draws. Skips drawing anything if the draws have (numerically) no
    spread."""
    draws = np.asarray(draws, dtype=float)
    sigma = np.std(draws, ddof=1)
    if sigma < 1e-9:
        return
    mean = np.mean(draws)
    ax.axvspan(mean - 2*sigma, mean + 2*sigma, color=color, alpha=alpha_2sigma, zorder=0, lw=0)
    ax.axvspan(mean - sigma, mean + sigma, color=color, alpha=alpha_1sigma, zorder=0, lw=0)


def render_figure(output_path):
    """Reuses the nested-Monte-Carlo results already computed above."""
    PANEL_SIZE = 2.1
    fig, axes = plt.subplots(2, 3, figsize=(3*PANEL_SIZE, 2*PANEL_SIZE), dpi=500, sharey=True)
    ax_ds1, ax_ds2, ax_ds3 = axes[0]
    ax_ds4, ax_loss, ax_legend = axes[1]

    ds_axes = [ax_ds1, ax_ds2, ax_ds3, ax_ds4]
    for level, ax in zip((1, 2, 3, 4), ds_axes):
        add_std_bands(ax, real_DS_count_draws[level])

        mean_DS_count = np.mean(real_DS_count_draws[level])
        ax.axvline(mean_DS_count, **ref_style)
        # Actual value labeled just above each panel, at the line's x position
        # (axes-fraction y so it sits consistently above the plot regardless of
        # the log-scale y-limits).
        ax.text(mean_DS_count, 1.02, f"{mean_DS_count:.1f}",
                transform=ax.get_xaxis_transform(), ha='center', va='bottom',
                fontsize=8, color='red', clip_on=False)
        for cid in PANEL_CURVES[level]:
            ax.plot(d_values, curves_by_level_avg[level][cid], zorder=3, **curve_style(cid))
            # direct sampling (no sequential conditioning), faint, behind the sequential curve
            model = cid.split(":")[1]
            if level in DIRECT_LEVELS and cid.startswith("DS:") and model in DS_CHAIN_MODELS:
                ax.plot(d_values, direct_curves_avg[level][model], color=MODEL_COLORS[model],
                        linestyle="-", linewidth=DIRECT_LW, alpha=DIRECT_ALPHA, zorder=2)

        ax.set_xlabel(f"# Buildings ≥ DS{level}", fontsize=9)
        ax.set_ylim((0.0001, 1))
        ax.set_xlim(0, xlim_by_level[level])
        ax.tick_params(labelsize=9)
        ax.set_yscale('log')
        ax.grid(True, which='major', alpha=0.5)
        ax.grid(True, which='minor', alpha=0.15, linestyle='--')

    # Loss in millions of USD reads far more naturally than raw dollars.
    loss_values_M = loss_values / 1e6
    real_loss_draws_M = real_loss_draws / 1e6
    up_xlim_M = xlim_loss / 1e6

    add_std_bands(ax_loss, real_loss_draws_M)

    mean_loss_M = np.mean(real_loss_draws_M)
    ax_loss.axvline(mean_loss_M, **ref_style)
    ax_loss.text(mean_loss_M, 1.02, f"{mean_loss_M:.1f}M",
                 transform=ax_loss.get_xaxis_transform(), ha='center', va='bottom',
                 fontsize=8, color='red', clip_on=False)
    for cid in PANEL_CURVES["loss"]:
        ax_loss.plot(loss_values_M, loss_curves_avg[cid], zorder=3, **curve_style(cid))

    ax_loss.set_xlabel("Total Loss (Million USD)", fontsize=9)
    ax_loss.set_ylim((0.0001, 1))
    ax_loss.set_xlim(0, up_xlim_M)
    ax_loss.tick_params(labelsize=9)
    ax_loss.set_yscale('log')
    ax_loss.grid(True, which='major', alpha=0.5)
    ax_loss.grid(True, which='minor', alpha=0.15, linestyle='--')

    # Separate y-axis label per row (leftmost panel of each), instead of one
    # label shared across the whole figure.
    ax_ds1.set_ylabel("Probability of Exceedance", fontsize=9)
    ax_ds4.set_ylabel("Probability of Exceedance", fontsize=9)

    # Legend occupies the sixth grid cell: mean line, its sigma bands, then
    # every curve shown in at least one panel, in CURVE_ORDER (built from
    # proxies so it does not depend on which panel shows which curve).
    ax_legend.axis('off')
    handles = [Line2D([], [], **ref_style),
               Patch(color='red', alpha=0.30, lw=0, label="Real Scenario: Mean ± 1σ"),
               Patch(color='red', alpha=0.15, lw=0, label="Real Scenario: Mean ± 2σ")]
    handles += [Line2D([], [], **curve_style(cid)) for cid in SHOWN]
    if DS_CHAIN_MODELS and DIRECT_LEVELS:
        handles.append(Line2D([], [], color="0.4", linestyle="-", linewidth=DIRECT_LW, alpha=DIRECT_ALPHA,
                              label="DS-based, direct sampling"))
    ax_legend.legend(handles, [h.get_label() for h in handles], fontsize=7, loc='center', frameon=True)

    fig.tight_layout()
    fig.savefig(output_path, bbox_inches="tight")
    plt.show()
    plt.close(fig)
    print(f'wrote {output_path}')


_tag = "_".join(c.replace(":", "") for c in SHOWN if c.split(":")[1] != "Independent")
render_figure(Path(__file__).parent/f"comparison_results-multiDS-DSallpanel-Uncertainty-{_tag}-direct.pdf")

# ------------------------------------------------------------------
# Probability, per model, of exceeding the mean real scenario -- i.e. each
# case's curve evaluated (via interpolation on its shared grid) at the
# mean reference value plotted as the red dashed line in each panel.
# ------------------------------------------------------------------
print("\nProbability of exceeding the mean real scenario, by model:")
for level in (1, 2, 3, 4):
    mean_DS_count = np.mean(real_DS_count_draws[level])
    print(f"  DS{level} (mean real = {mean_DS_count:.1f} buildings):")
    for cid in PANEL_CURVES[level]:
        p = np.interp(mean_DS_count, d_values, curves_by_level_avg[level][cid])
        line = f"    {curve_style(cid)['label']:28s}: {p:.4f}"
        model = cid.split(":")[1]
        if level in DIRECT_LEVELS and cid.startswith("DS:") and model in DS_CHAIN_MODELS:
            p_dir = np.interp(mean_DS_count, d_values, direct_curves_avg[level][model])
            line += f"   (direct sampling: {p_dir:.4f})"
        print(line)

mean_loss_M = np.mean(real_loss_draws) / 1e6
print(f"  Loss (mean real = {mean_loss_M:.1f}M USD):")
for cid in PANEL_CURVES["loss"]:
    p = np.interp(mean_loss_M, loss_values / 1e6, loss_curves_avg[cid])
    print(f"    {curve_style(cid)['label']:28s}: {p:.4f}")
